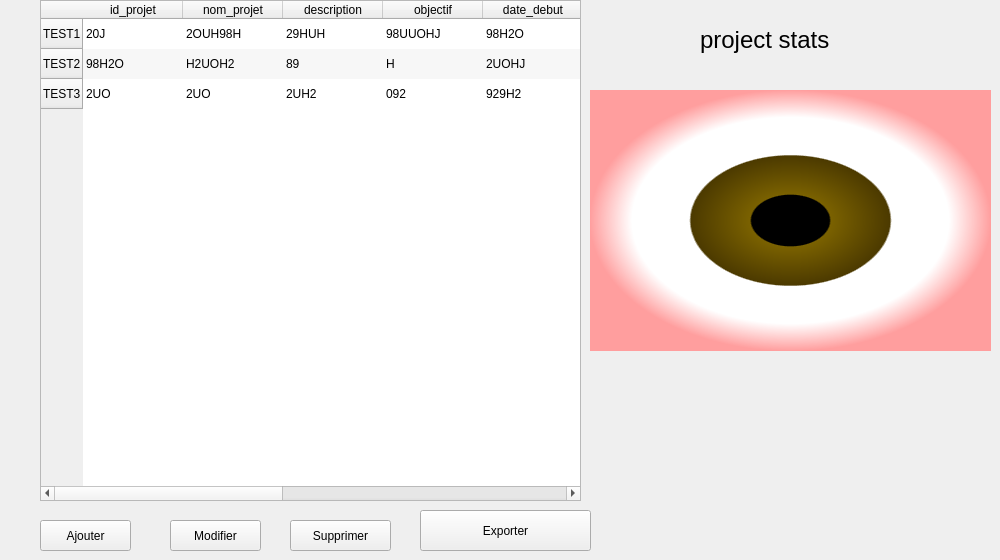
         <widget class="QWidget" name="page_19">
          <widget class="QTableWidget" name="TableFinance_4">
           <property name="geometry">
            <rect>
             <x>40</x>
             <y>0</y>
             <width>541</width>
             <height>501</height>
            </rect>
           </property>
           <property name="editTriggers">
            <set>QAbstractItemView::EditTrigger::NoEditTriggers</set>
           </property>
           <property name="alternatingRowColors">
            <bool>true</bool>
           </property>
           <property name="selectionBehavior">
            <enum>QAbstractItemView::SelectionBehavior::SelectRows</enum>
           </property>
           <property name="showGrid">
            <bool>false</bool>
           </property>
           <property name="sortingEnabled">
            <bool>true</bool>
           </property>
           <property name="cornerButtonEnabled">
            <bool>false</bool>
           </property>
           <property name="rowCount">
            <number>3</number>
           </property>
           <property name="columnCount">
            <number>9</number>
           </property>
           <row>
            <property name="text">
             <string>TEST1</string>
            </property>
           </row>
           <row>
            <property name="text">
             <string>TEST2</string>
            </property>
           </row>
           <row>
            <property name="text">
             <string>TEST3</string>
            </property>
           </row>
           <column>
            <property name="text">
             <string>id_projet</string>
            </property>
           </column>
           <column>
            <property name="text">
             <string>nom_projet</string>
            </property>
           </column>
           <column>
            <property name="text">
             <string>description</string>
            </property>
           </column>
           <column>
            <property name="text">
             <string>objectif</string>
            </property>
           </column>
           <column>
            <property name="text">
             <string>date_debut</string>
            </property>
           </column>
           <column>
            <property name="text">
             <string>Date_Fin_Prévue  </string>
            </property>
           </column>
           <column>
            <property name="text">
             <string>Date_Fin_Réelle</string>
            </property>
           </column>
           <column>
            <property name="text">
             <string>statut</string>
            </property>
           </column>
           <column>
            <property name="text">
             <string>priorité</string>
            </property>
           </column>
           <item row="0" column="0">
            <property name="text">
             <string>20J</string>
            </property>
           </item>
           <item row="0" column="1">
            <property name="text">
             <string>2OUH98H</string>
            </property>
           </item>
           <item row="0" column="2">
            <property name="text">
             <string>29HUH</string>
            </property>
           </item>
           <item row="0" column="3">
            <property name="text">
             <string>98UUOHJ</string>
            </property>
           </item>
           <item row="0" column="4">
            <property name="text">
             <string>98H2O</string>
            </property>
           </item>
           <item row="0" column="5">
            <property name="text">
             <string>HU</string>
            </property>
           </item>
           <item row="0" column="6">
            <property name="text">
             <string>98H2OUH</string>
            </property>
           </item>
           <item row="0" column="7">
            <property name="text">
             <string>298H82</string>
            </property>
           </item>
           <item row="0" column="8">
            <property name="text">
             <string>UOH2</string>
            </property>
           </item>
           <item row="1" column="0">
            <property name="text">
             <string>98H2O</string>
            </property>
           </item>
           <item row="1" column="1">
            <property name="text">
             <string>H2UOH2</string>
            </property>
           </item>
           <item row="1" column="2">
            <property name="text">
             <string>89</string>
            </property>
           </item>
           <item row="1" column="3">
            <property name="text">
             <string>H</string>
            </property>
           </item>
           <item row="1" column="4">
            <property name="text">
             <string>2UOHJ</string>
            </property>
           </item>
           <item row="1" column="5">
            <property name="text">
             <string>289892H082</string>
            </property>
           </item>
           <item row="1" column="6">
            <property name="text">
             <string>HI2I</string>
            </property>
           </item>
           <item row="1" column="7">
            <property name="text">
             <string>MJK2BUIOH</string>
            </property>
           </item>
           <item row="1" column="8">
            <property name="text">
             <string>2UOH</string>
            </property>
           </item>
           <item row="2" column="0">
            <property name="text">
             <string>2UO</string>
            </property>
           </item>
           <item row="2" column="1">
            <property name="text">
             <string>2UO</string>
            </property>
           </item>
           <item row="2" column="2">
            <property name="text">
             <string>2UH2</string>
            </property>
           </item>
           <item row="2" column="3">
            <property name="text">
             <string>092</string>
            </property>
           </item>
           <item row="2" column="4">
            <property name="text">
             <string>929H2</string>
            </property>
           </item>
           <item row="2" column="5">
            <property name="text">
             <string>08HJ2</string>
            </property>
           </item>
           <item row="2" column="6">
            <property name="text">
             <string>08H2</string>
            </property>
           </item>
           <item row="2" column="7">
            <property name="text">
             <string>08H</string>
            </property>
           </item>
           <item row="2" column="8">
            <property name="text">
             <string>208H</string>
            </property>
           </item>
          </widget>
          <widget class="QPushButton" name="BtnExport_3">
           <property name="geometry">
            <rect>
             <x>420</x>
             <y>510</y>
             <width>171</width>
             <height>41</height>
            </rect>
           </property>
           <property name="text">
            <string>Exporter</string>
           </property>
          </widget>
          <widget class="QPushButton" name="btnAjouter_3">
           <property name="geometry">
            <rect>
             <x>40</x>
             <y>520</y>
             <width>91</width>
             <height>31</height>
            </rect>
           </property>
           <property name="text">
            <string>Ajouter</string>
           </property>
          </widget>
          <widget class="QPushButton" name="btnmodifier_2">
           <property name="geometry">
            <rect>
             <x>170</x>
             <y>520</y>
             <width>91</width>
             <height>31</height>
            </rect>
           </property>
           <property name="text">
            <string>Modifier</string>
           </property>
          </widget>
          <widget class="QPushButton" name="btnSupprimer_2">
           <property name="geometry">
            <rect>
             <x>290</x>
             <y>520</y>
             <width>101</width>
             <height>31</height>
            </rect>
           </property>
           <property name="styleSheet">
            <string notr="true">QPushButton#btnSupprimer {
    background-color: #4a1414;
    color: #ffb3b3;
    border-radius: 12px;
    padding: 6px 16px;
    font-weight: 600;
}

QPushButton#btnSupprimer:hover {
    background-color: #6b1c1c;
}

QPushButton#btnSupprimer:pressed {
    background-color: #2f0c0c;
}

QPushButton#btnSupprimer:disabled {
    background-color: #3a2a2a;
    color: #888;
}
</string>
           </property>
           <property name="text">
            <string>Supprimer</string>
           </property>
          </widget>
          <widget class="QLabel" name="label">
           <property name="geometry">
            <rect>
             <x>700</x>
             <y>10</y>
             <width>171</width>
             <height>61</height>
            </rect>
           </property>
           <property name="text">
            <string>&lt;html&gt;&lt;head/&gt;&lt;body&gt;&lt;p&gt;&lt;span style=&quot; font-size:18pt;&quot;&gt;project stats&lt;/span&gt;&lt;/p&gt;&lt;/body&gt;&lt;/html&gt;</string>
           </property>
          </widget>
          <widget class="QWidget" name="widget" native="true">
           <property name="geometry">
            <rect>
             <x>590</x>
             <y>90</y>
             <width>401</width>
             <height>261</height>
            </rect>
           </property>
           <property name="styleSheet">
            <string notr="true">background-color: qradialgradient(spread:pad, cx:0.5, cy:0.5, radius:0.5, fx:0.5, fy:0.5, stop:0 rgba(0, 0, 0, 255), stop:0.19397 rgba(0, 0, 0, 255), stop:0.202312 rgba(122, 97, 0, 255), stop:0.495514 rgba(76, 58, 0, 255), stop:0.504819 rgba(255, 255, 255, 255), stop:0.79 rgba(255, 255, 255, 255), stop:1 rgba(255, 158, 158, 255));</string>
           </property>
          </widget>
         </widget>
